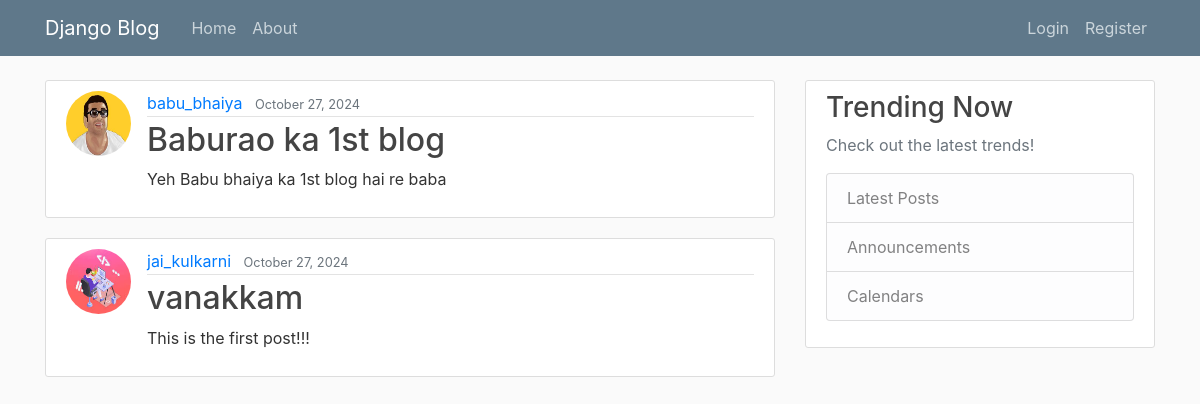
Before: / with the older database file.
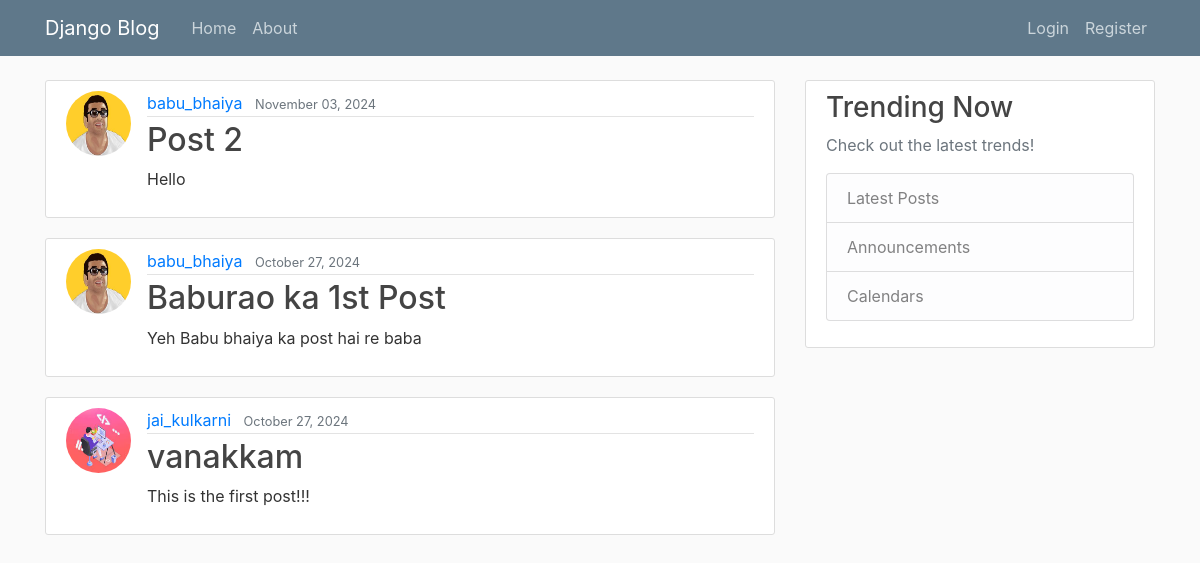
After: the same page with the newer database file.
### blog/models.py (models this page shows, shortened)
class Post(models.Model):
    title = models.CharField(max_length=100)
    content = models.TextField()
    date_posted = models.DateTimeField(default=timezone.now)
    author = models.ForeignKey(User, on_delete=models.CASCADE)

### users/models.py (models this page shows, shortened)
class Profile(models.Model):
    user = models.OneToOneField(User, on_delete=models.CASCADE)
    image = models.ImageField(default='default.jpg', upload_to='profile_pics')

### blog/views.py (the view)
# urls.py: path('', PostListView.as_view(), name='blog-home'),
class PostListView(ListView):
    model = Post
    template_name = 'blog/home.html'  # <app>/<model>_<viewtype>.html
    context_object_name = 'posts'
    ordering = ['-date_posted']
    paginate_by = 5

### blog/templates/blog/home.html
{% extends "blog/base.html" %}
{% block content %}
    {% for post in posts %}
        <article class="media content-section">
          <img class="rounded-circle article-img" src="{{ post.author.profile.image.url }}">
          <div class="media-body">
            <div class="article-metadata">
              <a class="mr-2" href="#">{{ post.author }}</a>
              <small class="text-muted">{{ post.date_posted|date:"F d, Y" }}</small>
            </div>
            <h2><a class="article-title" href="{% url 'post-detail' post.id %}">{{ post.title }}</a></h2>
            <p class="article-content">{{ post.content }}</p>
          </div>
        </article>
    {% endfor %}
{% endblock content %}

### blog/templates/blog/base.html (shortened to what this page needs)
{% load static %}
<!DOCTYPE html>
<html>
<head>
    <link rel="stylesheet" href="https://maxcdn.bootstrapcdn.com/bootstrap/4.0.0/css/bootstrap.min.css">
    <link rel="stylesheet" type="text/css" href="{% static 'blog/main.css' %}">
</head>
<body>
    <header class="site-header">
      <nav class="navbar navbar-expand-md navbar-dark bg-steel fixed-top">
        <div class="container">
          <a class="navbar-brand mr-4" href="{% url 'blog-home' %}">Django Blog</a>
          <div class="collapse navbar-collapse" id="navbarToggle">
            <div class="navbar-nav mr-auto">
              <a class="nav-item nav-link" href="{% url 'blog-home' %}">Home</a>
              <a class="nav-item nav-link" href="{% url 'blog-about' %}">About</a>
            </div>
            <div class="navbar-nav">
              {% if user.is_authenticated %}
                <a class="nav-item nav-link" href="{% url 'post-create' %}">New Post</a>
                <a class="nav-item nav-link" href="{% url 'profile' %}">Profile</a>
                <a class="nav-item nav-link" href="{% url 'logout' %}" onclick="event.preventDefault(); document.getElementById('logout-form').submit();">Logout</a>
                <form id="logout-form" action="{% url 'logout' %}" method="POST" style="display: none;">
                    {% csrf_token %}
                </form>
              {% else %}
                <a class="nav-item nav-link" href="{% url 'login' %}">Login</a>
                <a class="nav-item nav-link" href="{% url 'register' %}">Register</a>
              {% endif %}
            </div>
          </div>
        </div>
      </nav>
    </header>
    <main role="main" class="container">
      <div class="row">
        <div class="col-md-8">
          {% block content %}{% endblock %}
        </div>
        <div class="col-md-4">
          <div class="content-section">
            <h3>Trending Now</h3>
            <p class='text-muted'>Check out the latest trends!
              <ul class="list-group">
                <li class="list-group-item list-group-item-light">Latest Posts</li>
                <li class="list-group-item list-group-item-light">Announcements</li>
                <li class="list-group-item list-group-item-light">Calendars</li>
              </ul>
            </p>
          </div>
        </div>
      </div>
    </main>
</body>
</html>

### blog/static/blog/main.css (style rules this page uses)
body { background: #fafafa; color: #333333; margin-top: 5rem; }
h1, h2, h3, h4, h5, h6 { color: #444444; }
ul { margin: 0; }
.bg-steel { background-color: #5f788a; }
.site-header .navbar-nav .nav-link { color: #cbd5db; }
.content-section { background: #ffffff; padding: 10px 20px; border: 1px solid #dddddd; border-radius: 3px; margin-bottom: 20px; }
.article-title { color: #444444; }
.article-content { white-space: pre-line; }
.article-img { height: 65px; width: 65px; margin-right: 16px; }
.article-metadata { padding-bottom: 1px; margin-bottom: 4px; border-bottom: 1px solid #e3e3e3 }

Changed rows visible on the page:
added Post: author.profile.image (picture), author "babu_bhaiya", date_posted "November 03, 2024", title "Post 2", content "Hello"
changed Post: title "Baburao ka 1st blog" → "Baburao ka 1st Post"; content "Yeh Babu bhaiya ka 1st blog hai re baba" → "Yeh Babu bhaiya ka post hai re baba"
